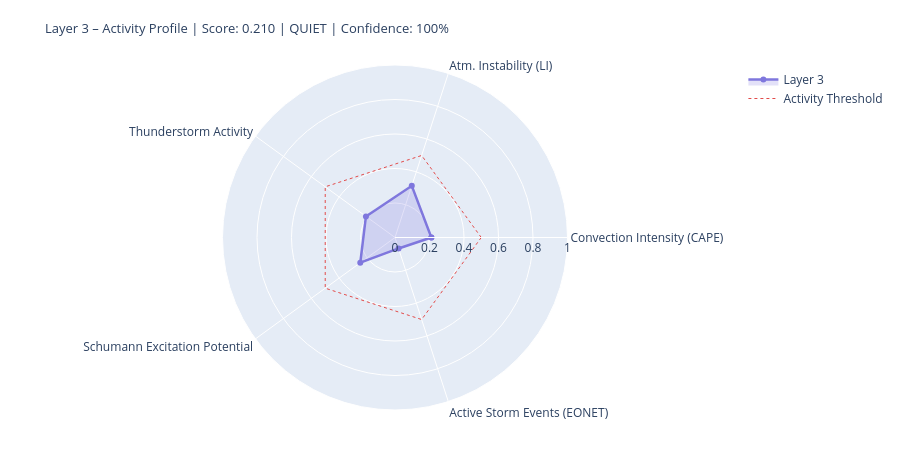

The notebook cell saved with this chart:
### Markdown cell above
---
## 4. State Assessment & Handoff to Layer 4/5

### Code cell
# ============================================================
# LAYER-3-SCORE
# Five dynamic components
# ============================================================

def norm(v, lo, hi):
    if v is None or (isinstance(v, float) and math.isnan(v)): return None
    return round(max(0.0, min(1.0, (v - lo) / (hi - lo))), 4)

# --- 1) Convection intensity (global CAPE mean) ---
cape_mean = df_atm['cape'].dropna().mean() if not df_atm.empty else None
conv_score = norm(cape_mean, 0, 3000)
conv_src   = 'primary' if cape_mean is not None else 'missing'

# --- 2) Atmospheric instability (LI mean) ---
li_mean   = df_atm['li'].dropna().mean() if not df_atm.empty else None
# Negative LI = unstable → higher score
instab_score = norm(-li_mean if li_mean is not None else None, -6, 6)
instab_src   = 'primary' if li_mean is not None else 'missing'

# --- 3) Thunderstorm activity (mean thunder score + WMO count) ---
thunder_mean = df_atm['thunder_score'].mean() if not df_atm.empty else None
n_thunder    = int(df_atm['thunderstorm'].sum()) if not df_atm.empty else 0
thunder_score_val = norm(
    (thunder_mean or 0) * 0.7 + n_thunder * 0.1, 0, 1.0
) if thunder_mean is not None else None
thunder_src = 'primary'

# --- 4) Schumann excitation potential (weighted Schumann contribution) ---
schumann_pot = df_atm['schumann_contribution'].mean() if not df_atm.empty else None
# Boosted by Layer-2 thunderstorm trigger
if schumann_pot is not None and l2_thunder:
    schumann_pot = min(1.0, schumann_pot * 1.2)
schumann_score = norm(schumann_pot, 0, 1.0) if schumann_pot is not None else None
schumann_src   = 'derived'

# --- 5) Storm activity (NASA EONET) ---
# Distinction: None = data not loaded, 0.0 = loaded but no events
storm_score = None
storm_src   = 'missing'
if raw.get('storms') is not None:          # API reached successfully
    storm_score = norm(len(storm_events), 0, 30) if storm_events else 0.0
    storm_src   = 'primary'

# X-Ray and Kp: context only, not in dynamic score
# (X-Ray = Layer-0/4 driver; Kp = geomagnetic index, not a lightning proxy)
xray_context = None
if raw.get('xray'):
    df_xc = pd.DataFrame(raw['xray'])
    fc = next((c for c in df_xc.columns
               if any(k in c.lower() for k in ['flux','long']) and 'time' not in c.lower()),
              df_xc.columns[1])
    df_xc[fc] = pd.to_numeric(df_xc[fc], errors='coerce')
    xray_last = df_xc[fc].dropna().iloc[-1] if not df_xc[fc].dropna().empty else None
    if xray_last:
        xray_class = ('X' if xray_last>=1e-4 else 'M' if xray_last>=1e-5
                      else 'C' if xray_last>=1e-6 else 'B')
        xray_context = {'flux': float(xray_last), 'class': xray_class}
        print(f'X-Ray context: {xray_class}-class ({xray_last:.2e} W/m²)')

# --- Aggregate ---
COMPONENTS = {
    'Convection Intensity (CAPE)':  {'score': conv_score,       'source': conv_src,    'dynamic': True},
    'Atm. Instability (LI)':         {'score': instab_score,     'source': instab_src,  'dynamic': True},
    'Thunderstorm Activity':              {'score': thunder_score_val, 'source': thunder_src, 'dynamic': True},
    'Schumann Excitation Potential':   {'score': schumann_score,   'source': schumann_src,'dynamic': True},
    'Active Storm Events (EONET)': {'score': storm_score,      'source': storm_src,   'dynamic': True},
}

available   = {k: v['score'] for k, v in COMPONENTS.items() if v['score'] is not None}
unavailable = [k for k, v in COMPONENTS.items() if v['score'] is None]
layer3_score = round(sum(available.values()) / len(available), 4) if available else None
confidence   = round(len(available) / len(COMPONENTS), 2)
level = ('unknown' if layer3_score is None
         else 'quiet'   if layer3_score < 0.3
         else 'moderate' if layer3_score < 0.6
         else 'active')
dominant_l3 = max(available, key=available.get) if available else 'none'

# --- Ausgabe ---
W = 68
print('=' * W)
print('LAYER 3 – ATMOSPHERE / WEATHER / THUNDERSTORMS – STATE ASSESSMENT')
print('=' * W)
for name, comp in COMPONENTS.items():
    s = comp['score']
    if s is not None:
        bar = '█' * int(s * 20) + '░' * (20 - int(s * 20))
        print(f'  {name:<36} {bar}  {s:.3f}  [{comp["source"]}]')
    else:
        print(f'  {name:<36} {"─" * 20}  n/a   [missing]')
print('-' * W)
print(f'  Score:        {layer3_score:.3f}  ({len(available)}/{len(COMPONENTS)} components)')
print(f'  Confidence:   {confidence:.0%}')
print(f'  Level:        {level.upper()}')
print(f'  Dominant:     {dominant_l3}')
print(f'  CAPE mean:    {cape_mean:.0f} J/kg' if cape_mean else '  CAPE mean:    n/a')
print(f'  LI mean:      {li_mean:.1f} K' if li_mean is not None else '  LI mean:      n/a')
print(f'  Thunderstorms:{n_thunder} points (WMO)  +  {len(storm_events)} NASA EONET')
print('=' * W)

# Radar
cats   = list(available.keys())
vals_r = list(available.values())
if len(cats) >= 3:
    fig = go.Figure()
    fig.add_trace(go.Scatterpolar(
        r=vals_r + [vals_r[0]], theta=cats + [cats[0]],
        fill='toself', fillcolor='rgba(127,119,221,0.22)',
        line=dict(color='#7F77DD', width=2.5), name='Layer 3'
    ))
    fig.add_trace(go.Scatterpolar(
        r=[0.5] * (len(cats)+1), theta=cats + [cats[0]],
        line=dict(color='#E24B4A', dash='dot', width=1),
        mode='lines', name='Activity Threshold'
    ))
    fig.update_layout(
        title=dict(
            text=f'Layer 3 – Activity Profile | Score: {layer3_score:.3f} | {level.upper()} | Confidence: {confidence:.0%}',
            font=dict(size=13)
        ),
        polar=dict(radialaxis=dict(visible=True, range=[0, 1])),
        height=450, showlegend=True,
        margin=dict(l=60, r=60, t=65, b=40)
    )
    fig.show()

### Figure 1 — Plotly figure (JSON) as saved in the notebook; plotly's stock layout.template omitted (floating-point values rounded to 4 significant figures)
{"data": [{"fill": "toself", "fillcolor": "rgba(127,119,221,0.22)", "line": {"color": "#7F77DD", "width": 2.5}, "name": "Layer 3", "r": [0.2107, 0.315, 0.2083, 0.2488, 0.0667, 0.2107], "theta": ["Convection Intensity (CAPE)", "Atm. Instability (LI)", "Thunderstorm Activity", "Schumann Excitation Potential", "Active Storm Events (EONET)", "Convection Intensity (CAPE)"], "type": "scatterpolar"}, {"line": {"color": "#E24B4A", "dash": "dot", "width": 1}, "mode": "lines", "name": "Activity Threshold", "r": [0.5, 0.5, 0.5, 0.5, 0.5, 0.5], "theta": ["Convection Intensity (CAPE)", "Atm. Instability (LI)", "Thunderstorm Activity", "Schumann Excitation Potential", "Active Storm Events (EONET)", "Convection Intensity (CAPE)"], "type": "scatterpolar"}], "layout": {"height": 450, "margin": {"b": 40, "l": 60, "r": 60, "t": 65}, "polar": {"radialaxis": {"range": [0, 1], "visible": true}}, "showlegend": true, "title": {"font": {"size": 13}, "text": "Layer 3 – Activity Profile | Score: 0.210 | QUIET | Confidence: 100%"}}}
